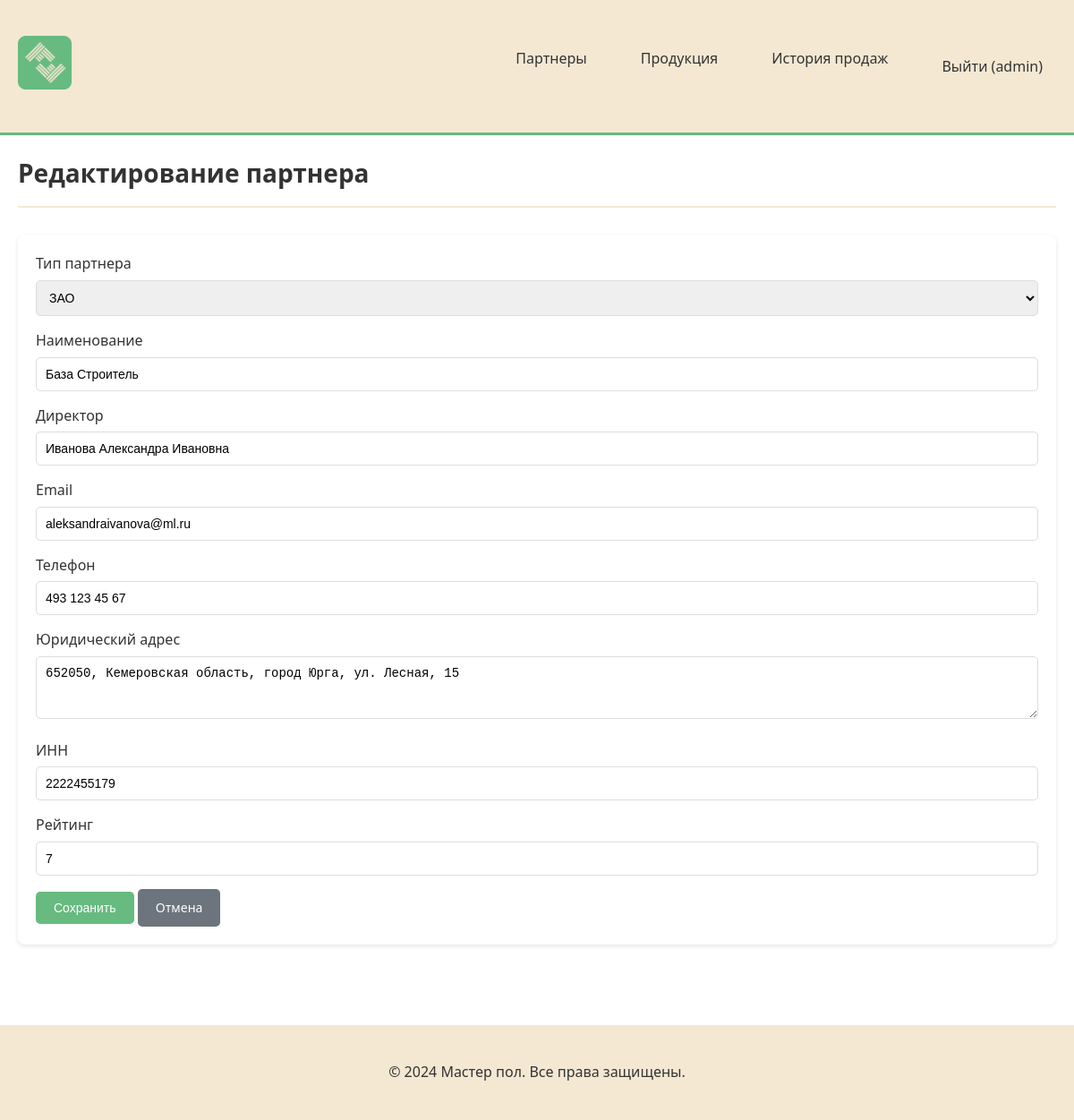
The page /partners/1/edit/ (signed in) on the database its author committed.
### main/models.py (models this page shows, shortened)
class Partner(models.Model):
    partner_type = models.ForeignKey(PartnerType, on_delete=models.PROTECT, verbose_name='Тип партнера')
    name = models.CharField(max_length=255, verbose_name='Наименование партнера')
    director = models.CharField(max_length=255, verbose_name='Директор')
    email = models.EmailField(verbose_name='Электронная почта')
    phone = models.CharField(max_length=50, verbose_name='Телефон')
    address = models.TextField(verbose_name='Юридический адрес')
    inn = models.CharField(max_length=12, unique=True, verbose_name='ИНН')
    rating = models.IntegerField(default=0, verbose_name='Рейтинг')
    class Meta:
        verbose_name = 'Партнер'
        verbose_name_plural = 'Партнеры'
        ordering = ['name']

class PartnerType(models.Model):
    name = models.CharField(max_length=10, unique=True, verbose_name='Тип партнера')
    class Meta:
        verbose_name = 'Тип партнера'
        verbose_name_plural = 'Типы партнеров'

### main/views.py (the view, shortened to what this page needs)
# urls.py: path('partners/<int:pk>/edit/', views.partner_edit, name='partner_edit'),
@login_required
def partner_edit(request, pk):
    partner = get_object_or_404(Partner, pk=pk)
    partner_types = PartnerType.objects.all()
    return render(request, 'main/partner_form.html', {
        'partner': partner,
        'partner_types': partner_types,
        'action': 'edit'
    })

### templates/main/partner_form.html (shortened to what this page needs)
{% extends 'base.html' %}
{% block content %}
<div class="page-title">
    <h1>{% if action == 'add' %}Добавление нового партнера{% else %}Редактирование партнера{% endif %}</h1>
</div>
<div class="card">
    <form method="post">
        <div class="form-group">
            <label for="partner_type">Тип партнера</label>
            <select name="partner_type" id="partner_type" class="form-control" required>
                {% for pt in partner_types %}
                    <option value="{{ pt.pk }}" {% if partner and partner.partner_type_id == pt.pk %}selected{% endif %}>{{ pt.name }}</option>
                {% endfor %}
            </select>
        </div>
        <div class="form-group">
            <label for="name">Наименование</label>
            <input type="text" name="name" id="name" class="form-control" value="{{ partner.name|default:'' }}" required>
        </div>
        <div class="form-group">
            <label for="director">Директор</label>
            <input type="text" name="director" id="director" class="form-control" value="{{ partner.director|default:'' }}" required>
        </div>
        <div class="form-group">
            <label for="email">Email</label>
            <input type="email" name="email" id="email" class="form-control" value="{{ partner.email|default:'' }}" required>
        </div>
        <div class="form-group">
            <label for="phone">Телефон</label>
            <input type="text" name="phone" id="phone" class="form-control" value="{{ partner.phone|default:'' }}" required>
        </div>
        <div class="form-group">
            <label for="address">Юридический адрес</label>
            <textarea name="address" id="address" class="form-control" rows="3" required>{{ partner.address|default:'' }}</textarea>
        </div>
        <div class="form-group">
            <label for="inn">ИНН</label>
            <input type="text" name="inn" id="inn" class="form-control" value="{{ partner.inn|default:'' }}" required>
        </div>
        <div class="form-group">
            <label for="rating">Рейтинг</label>
            <input type="number" name="rating" id="rating" class="form-control" value="{{ partner.rating|default:'0' }}" min="0" max="10">
        </div>
        <button type="submit" class="btn">Сохранить</button>
        <a href="{% url 'partner_list' %}" class="btn btn-secondary">Отмена</a>
    </form>
</div>
{% endblock %}

### templates/base.html (shortened to what this page needs)
<!DOCTYPE html>
<html lang="ru">
<head>
    {% load static %}
    <link rel="stylesheet" href="{% static 'css/style.css' %}">
</head>
<body>
    <header>
        <div class="container">
            <a href="{% url 'partner_list' %}">
                <img src="{% static 'images/logo.png' %}" alt="Мастер пол" class="logo">
            </a>
            <nav>
                <ul>
                    <li><a href="{% url 'partner_list' %}">Партнеры</a></li>
                    <li><a href="{% url 'product_list' %}">Продукция</a></li>
                    <li><a href="{% url 'sales_history' %}">История продаж</a></li>
                    {% if user.is_authenticated %}
                        <li>
                            <form method="post" action="{% url 'logout' %}" style="display: inline;">
                                <button type="submit" style="background: none; border: none; color: #333; font-family: inherit; font-size: inherit; cursor: pointer; padding: 10px 15px;">Выйти ({{ user.username }})</button>
                            </form>
                        </li>
                    {% else %}
                        <li><a href="{% url 'login' %}">Войти</a></li>
                    {% endif %}
                </ul>
            </nav>
        </div>
    </header>
    <main class="container">
        {% block content %}{% endblock %}
    </main>
    <footer>
        <div class="container">
            <p>&copy; 2024 Мастер пол. Все права защищены.</p>
        </div>
    </footer>
</body>
</html>

### static/css/style.css (style rules this page uses)
* { margin: 0; padding: 0; box-sizing: border-box; }
body { font-family: 'Segoe UI', Tahoma, Geneva, Verdana, sans-serif; background-color: #FFFFFF; color: #333; line-height: 1.6; }
.container { max-width: 1200px; margin: 0 auto; padding: 20px; }
header { background-color: #F4E8D3; padding: 20px 0; border-bottom: 3px solid #67BA80; }
header .container { display: flex; justify-content: space-between; align-items: center; }
.logo { height: 60px; }
nav ul { list-style: none; display: flex; gap: 30px; }
nav a { text-decoration: none; color: #333; font-weight: 500; padding: 10px 15px; border-radius: 5px; transition: background-color 0.3s; }
.btn { display: inline-block; padding: 10px 20px; background-color: #67BA80; color: white; text-decoration: none; border-radius: 5px; border: none; cursor: pointer; font-size: 14px; transition: background-color 0.3s; }
.btn-secondary { background-color: #6c757d; }
.card { background-color: white; border-radius: 8px; padding: 20px; margin-bottom: 20px; box-shadow: 0 2px 5px rgba(0,0,0,0.1); }
.form-group { margin-bottom: 15px; }
.form-group label { display: block; margin-bottom: 5px; font-weight: 500; }
.form-control { width: 100%; padding: 10px; border: 1px solid #ddd; border-radius: 5px; font-size: 14px; }
footer { background-color: #F4E8D3; padding: 20px 0; text-align: center; margin-top: 50px; }
.page-title { margin-bottom: 30px; padding-bottom: 15px; border-bottom: 2px solid #F4E8D3; }
.page-title h1 { color: #333; font-size: 28px; }

### rows shown on the page
Partner: partner_type "ЗАО", name "База Строитель", director "Иванова Александра Ивановна", email "aleksandraivanova@ml.ru", phone "493 123 45 67", address "652050, Кемеровская область, город Юрга, ул. Лесная, 15", inn "2222455179", rating "7"

### other values the page prints
{{ user.username }} "admin"
